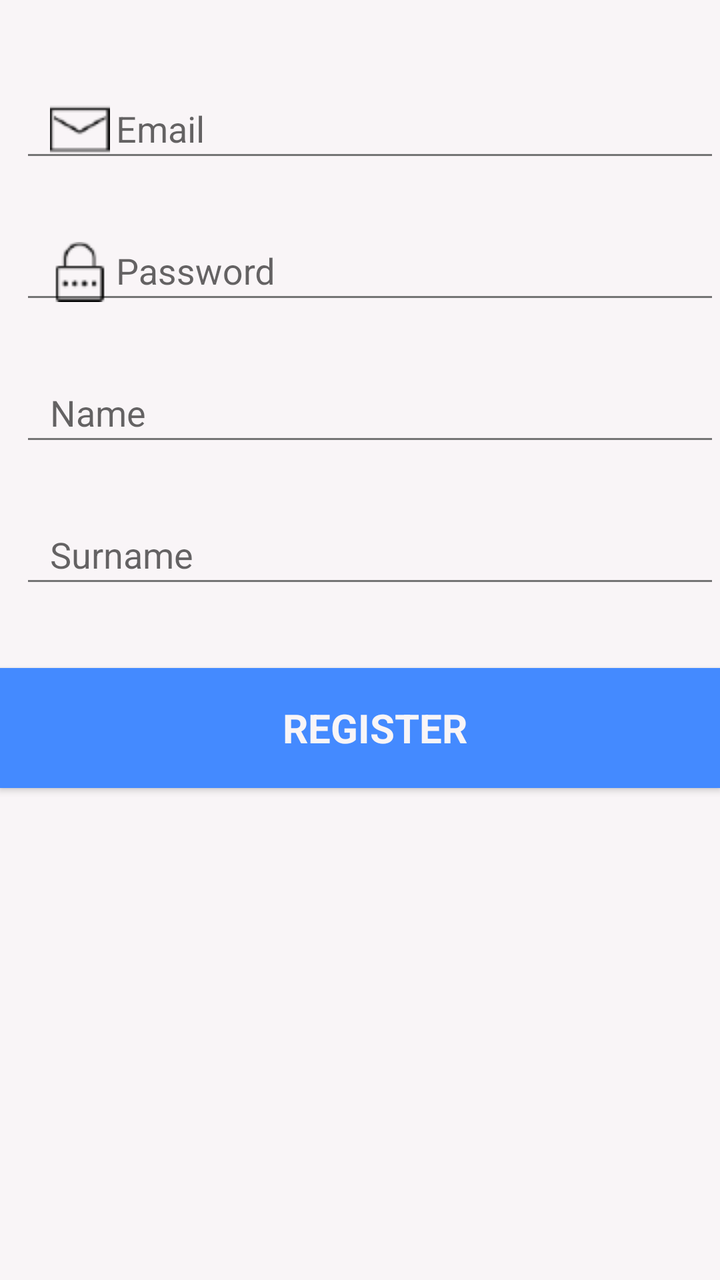
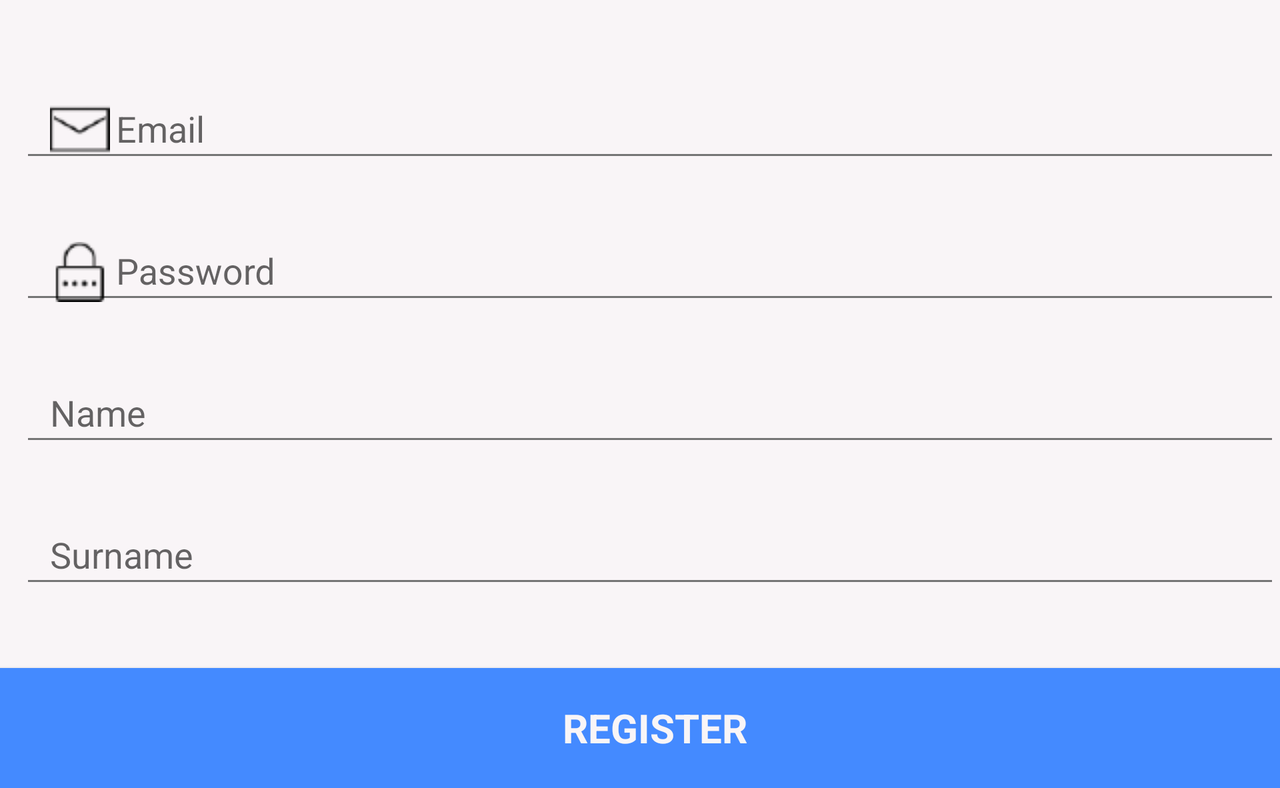

Two renders of one Android screen. The first uses the default layout on a phone; the second uses the alternative layout the repository ships for a different screen configuration, on a matching device. The two XML files are below.
<!-- AndroidManifest.xml: application theme MyAppTheme -->
<!-- res/layout/activity_register.xml -->
<?xml version="1.0" encoding="utf-8"?>
<LinearLayout xmlns:android="http://schemas.android.com/apk/res/android"
    xmlns:app="http://schemas.android.com/apk/res-auto"
    xmlns:tools="http://schemas.android.com/tools"
    android:layout_width="match_parent"
    android:layout_height="match_parent"
    android:background="@color/white"
    android:orientation="vertical"
    tools:context="ua.nure.fedorenko.kidstim.activity.RegisterActivity">

    <android.support.design.widget.TextInputLayout
        android:id="@+id/emailLayout"
        style="@style/TextInputStyle"
        android:layout_marginTop="30dp"
        app:errorTextAppearance="@style/error">

        <EditText
            android:id="@+id/emailEditText"
            style="@style/RegisterEditTextStyle"
            android:layout_marginTop="50dp"
            android:drawableLeft="@drawable/reg_email"
            android:drawableStart="@drawable/reg_email"
            android:hint="@string/prompt_email"
            android:inputType="text" />
    </android.support.design.widget.TextInputLayout>

    <android.support.design.widget.TextInputLayout
        android:id="@+id/passwordLayout"
        style="@style/TextInputStyle"
        app:errorTextAppearance="@style/error">

        <EditText
            android:id="@+id/passwordEditText"
            style="@style/RegisterEditTextStyle"
            android:drawableLeft="@drawable/reg_password"
            android:drawableStart="@drawable/reg_password"
            android:hint="@string/prompt_password"
            android:inputType="textPassword" />
    </android.support.design.widget.TextInputLayout>

    <android.support.design.widget.TextInputLayout
        android:id="@+id/nameLayout"
        style="@style/TextInputStyle"
        app:errorTextAppearance="@style/error">

        <EditText
            android:id="@+id/nameEditText"
            style="@style/RegisterEditTextStyle"
            android:hint="@string/name"
            android:inputType="text" />
    </android.support.design.widget.TextInputLayout>

    <android.support.design.widget.TextInputLayout
        android:id="@+id/surnameLayout"
        style="@style/TextInputStyle"
        android:layout_marginBottom="5dp"
        app:errorTextAppearance="@style/error">

        <EditText
            android:id="@+id/surnameEditText"
            style="@style/RegisterEditTextStyle"
            android:hint="@string/surname"
            android:inputType="text" />
    </android.support.design.widget.TextInputLayout>

    <Button
        android:id="@+id/registerButton"
        style="@style/AccentButtonStyle"
        android:text="@string/register" />
</LinearLayout>
<!-- resources referenced by this layout -->
<resources>
  <color name="white">#FFF9F5F7</color>
  <!-- drawable reg_email: png bitmap (drawable, 463 bytes) -->
  <!-- drawable reg_password: png bitmap (drawable, 595 bytes) -->
  <string name="name">Name</string>
  <string name="prompt_email">Email</string>
  <string name="prompt_password">Password</string>
  <string name="register">Register</string>
  <string name="surname">Surname</string>
  <style name="AccentButtonStyle" parent="EditTextStyle">
          <item name="android:background">@color/accent</item>
          <item name="android:textSize">20sp</item>
          <item name="android:textStyle">bold</item>
          <item name="android:textColor">@color/white</item>
      </style>
  <style name="RegisterEditTextStyle" parent="EditTextStyle">
          <item name="android:layout_height">45dp</item>
          <item name="android:drawablePadding">3dp</item>
          <item name="android:layout_marginTop">10dp</item>
      </style>
  <style name="TextInputStyle">
          <item name="android:layout_width">match_parent</item>
          <item name="android:layout_height">wrap_content</item>
          <item name="android:layout_marginBottom">15dp</item>
          <item name="android:layout_marginLeft">10dp</item>
          <item name="android:minHeight">50dp</item>
      </style>
  <style name="error" parent="@android:style/TextAppearance">
          <item name="android:textColor">@color/secondary_text
          </item>
          <item name="android:textSize">12sp</item>
      </style>
  <style name="MyAppTheme" parent="Theme.AppCompat.Light.DarkActionBar">
          
          <item name="colorPrimary">@color/primary</item>
          <item name="colorPrimaryDark">@color/primary_dark</item>
          <item name="colorAccent">@color/accent</item>
          <item name="android:textColorPrimary">@color/primary_text</item>
          <item name="android:textColorSecondary">@color/secondary_text</item>
      </style>
  <style name="EditTextStyle">
          <item name="android:layout_width">match_parent</item>
          <item name="android:paddingLeft">15dp</item>
          <item name="android:layout_height">60dp</item>
          <item name="android:drawablePadding">10dp</item>
          <item name="android:layout_marginTop">30dp</item>
          <item name="android:fontFamily">sans-serif</item>
      </style>
  <color name="accent">#448AFF</color>
  <color name="secondary_text">#757575</color>
  <color name="primary">#4CAF50</color>
  <color name="primary_dark">#388E3C</color>
  <color name="primary_text">#212121</color>
</resources>
<!-- res/layout-land/activity_register.xml (the repository's variant of the layout above) -->
<!-- drawn on the phone turned sideways -->
<?xml version="1.0" encoding="utf-8"?>
<ScrollView xmlns:android="http://schemas.android.com/apk/res/android"
    android:layout_width="fill_parent"
    android:layout_height="match_parent"
    android:scrollbars="vertical">
<LinearLayout xmlns:android="http://schemas.android.com/apk/res/android"
    xmlns:app="http://schemas.android.com/apk/res-auto"
    xmlns:tools="http://schemas.android.com/tools"
    android:layout_width="match_parent"
    android:layout_height="wrap_content"
    android:background="@color/white"
    android:orientation="vertical"
    tools:context="ua.nure.fedorenko.kidstim.activity.RegisterActivity">

    <android.support.design.widget.TextInputLayout
        android:id="@+id/emailLayout"
        style="@style/TextInputStyle"
        android:layout_marginTop="30dp"
        app:errorTextAppearance="@style/error">

        <EditText
            android:id="@+id/emailEditText"
            style="@style/RegisterEditTextStyle"
            android:layout_marginTop="50dp"
            android:drawableLeft="@drawable/reg_email"
            android:drawableStart="@drawable/reg_email"
            android:hint="@string/prompt_email"
            android:inputType="text" />
    </android.support.design.widget.TextInputLayout>

    <android.support.design.widget.TextInputLayout
        android:id="@+id/passwordLayout"
        style="@style/TextInputStyle"
        app:errorTextAppearance="@style/error">

        <EditText
            android:id="@+id/passwordEditText"
            style="@style/RegisterEditTextStyle"
            android:drawableLeft="@drawable/reg_password"
            android:drawableStart="@drawable/reg_password"
            android:hint="@string/prompt_password"
            android:inputType="textPassword" />
    </android.support.design.widget.TextInputLayout>

    <android.support.design.widget.TextInputLayout
        android:id="@+id/nameLayout"
        style="@style/TextInputStyle"
        app:errorTextAppearance="@style/error">

        <EditText
            android:id="@+id/nameEditText"
            style="@style/RegisterEditTextStyle"
            android:hint="@string/name"
            android:inputType="text" />
    </android.support.design.widget.TextInputLayout>

    <android.support.design.widget.TextInputLayout
        android:id="@+id/surnameLayout"
        style="@style/TextInputStyle"
        android:layout_marginBottom="5dp"
        app:errorTextAppearance="@style/error">

        <EditText
            android:id="@+id/surnameEditText"
            style="@style/RegisterEditTextStyle"
            android:hint="@string/surname"
            android:inputType="text" />
    </android.support.design.widget.TextInputLayout>

    <Button
        android:id="@+id/registerButton"
        style="@style/AccentButtonStyle"
        android:text="@string/register" />
</LinearLayout>
</ScrollView>
